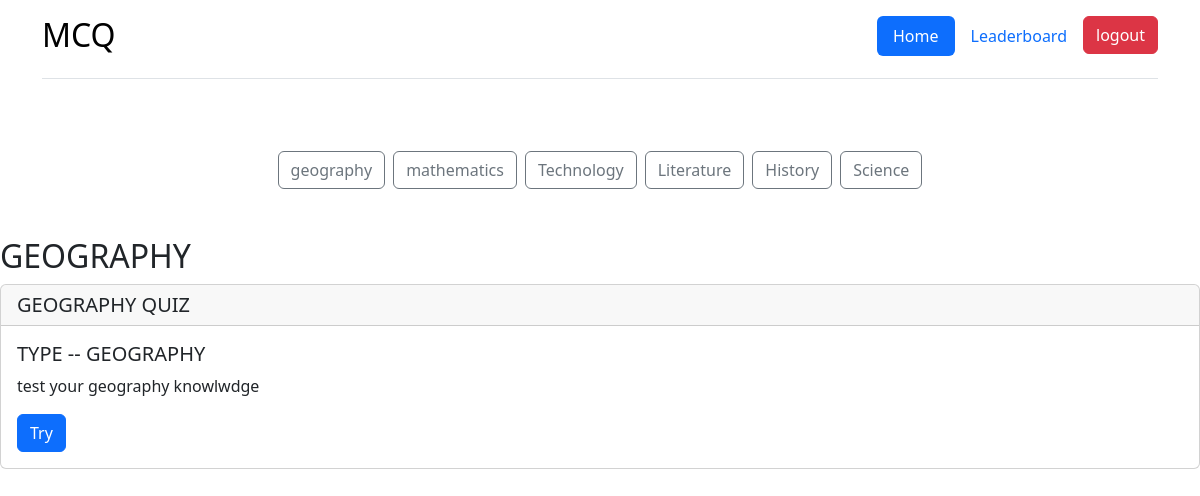
Page /mcq_web/1/quizes/ (signed in) on the committed database.
### mcq_web/models.py (models this page shows, shortened)
class Quiz_types(models.Model):
    type_name = models.CharField(max_length=50)
    id = models.AutoField(primary_key=True)
    def __str__(self):
        return f"{self.type_name}"

class quiz_data(models.Model):
    id = models.AutoField(primary_key=True)
    quiz_name = models.ManyToManyField(Q_name)
    quiz_type = models.OneToOneField(Quiz_types,on_delete=models.CASCADE)
    quiz = models.ManyToManyField(quiz)
    quiz_creator = models.ForeignKey(User,on_delete=models.CASCADE)
    quiz_details = models.TextField(max_length=100,null=True,blank=True)

### mcq_web/views.py (the view)
# urls.py: path("<int:quiz_type_id>/quizes/", views.quizes, name="ShortedQuizTypes"),
@login_required
def quizes(request,quiz_type_id):
    quiz_type = get_object_or_404( Quiz_types,pk = quiz_type_id)
    quizes = quiz_data.objects.all()
    quiz_types = Quiz_types.objects.all()
    name = None
    for quiz in quizes:
        for quz in quiz.quiz_name.all():
            name = quz.quiz_name
    details = {'quiz':quizes,'quiz_type':quiz_type,'quiz_types':quiz_types,"name":name}
    return render(request,'shorted_show_quiz.html',{'details':details})

### mcq_web/templates/shorted_show_quiz.html (shortened to what this page needs)
{% extends "index.html" %}
{% block navbar %}
<div class="container">
    <header class="d-flex flex-wrap justify-content-center py-3 mb-4 border-bottom">
      <a href="{% url 'quiz_show' %}" class="d-flex align-items-center mb-3 mb-md-0 me-md-auto link-body-emphasis text-decoration-none">
         <h2>MCQ</h2>
      </a>
      <ul class="nav nav-pills">
        <li class="nav-item"><a href="{% url 'quiz_show' %}" class="nav-link active" aria-current="page">Home</a></li>
        <li class="nav-item"><a href="{% url 'leaderbord' %}" class="nav-link">Leaderboard</a></li>
        <li class="nav-item">
          {% if user.is_authenticated %}
        <form action="{% url 'logout' %}" method="post">
          <button class= "btn btn-danger" type="submit">logout</button>
        </form>
        {% else %}
        <li class="nav-item"><a href=" {% url 'login' %}" class="nav-link">login</a></li>
        {% endif %}
          </li>
      </ul>
    </header>
  </div>
  <div class="d-flex gap-2 justify-content-center py-5">
    {% for quiz_type in details.quiz_types %}
    <a class="btn btn-outline-secondary d-inline-flex align-items-center" href=" {% url 'ShortedQuizTypes' quiz_type.id%}">
      {{quiz_type.type_name}}
    </a>
    {% endfor %}
  </div>
{% endblock %}
{% block content %}
<h2>{{details.quiz_type|upper}}</h2>
{% for quiz in details.quiz %}
{% if quiz.quiz_type == details.quiz_type %}
<div class="card">
    <h5 class="card-header">{{quiz.quiz_type|upper}} QUIZ</h5>
    <div class="card-body">
      <h5 class="card-title"> TYPE -- {{quiz.quiz_type|upper}}</h5>
      <p class="card-text">{{quiz.quiz_details}} </p>
      <a href="{% url 'takequiz' quiz.id%}" class="btn btn-primary">Try</a>
    </div>
  </div>
{% endif %}
    {% endfor %}{% endblock %}

### rows in the picture
Quiz_types: type_name "geography", quiz_type "GEOGRAPHY"
Quiz_types: type_name "mathematics"
Quiz_types: type_name "Technology"
Quiz_types: type_name "Literature"
Quiz_types: type_name "History"
Quiz_types: type_name "Science"
quiz_data: quiz_type "GEOGRAPHY", quiz_details "test your geography knowlwdge"
